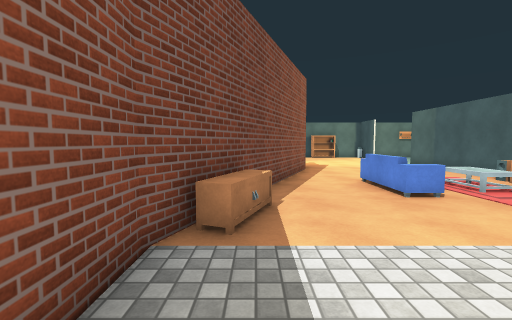
view 1 (above)

16 first-person views from a walk through a Unity game level. The camera is 1.4 m above the floor, tilts 4° down and sees 90° across. The floor is counted in squares, 1 m on a side. Each view is taken from the middle of a square. On the plan, view 1 faces up. The plan holds only what a view shows up to about 13 squares ahead; the rest is blank. The player is left out. Surface patterns are stand-ins for the level's own textures.

view 2
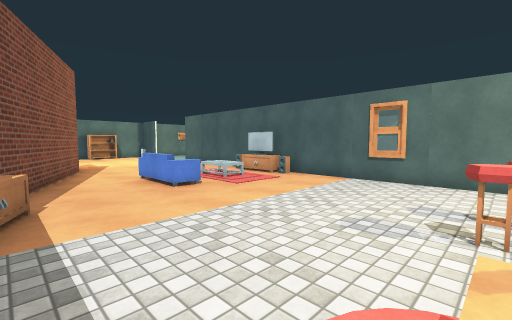

view 3
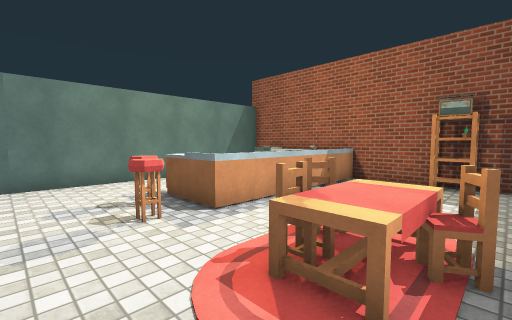

view 4
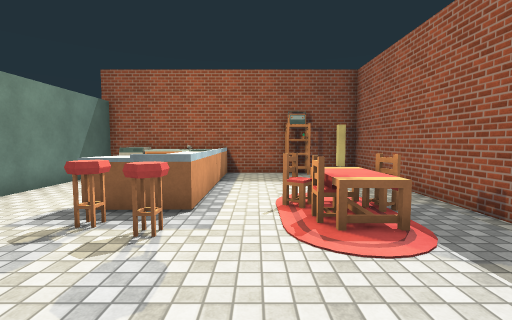

view 5
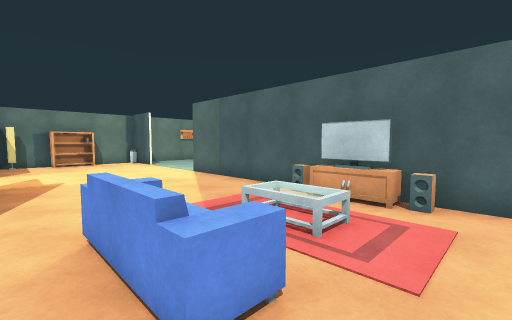

view 6
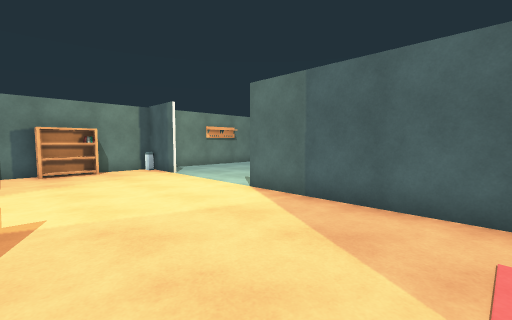

view 7
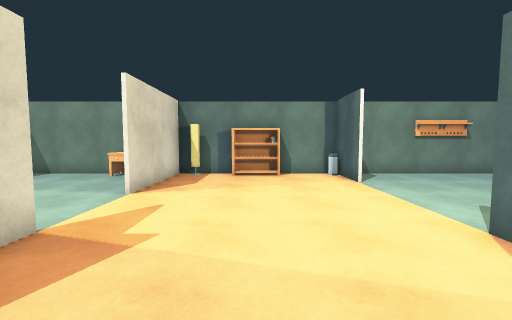

view 8
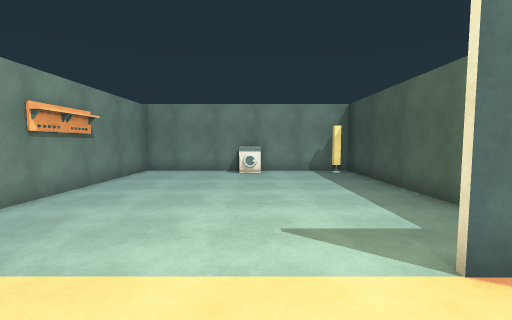

view 9
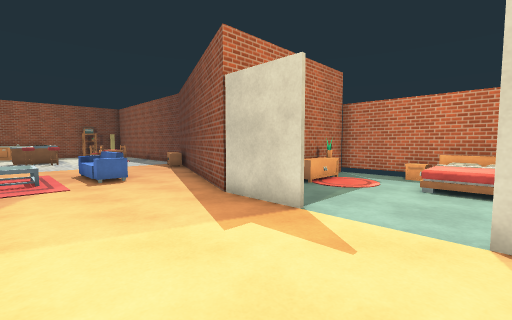

view 10
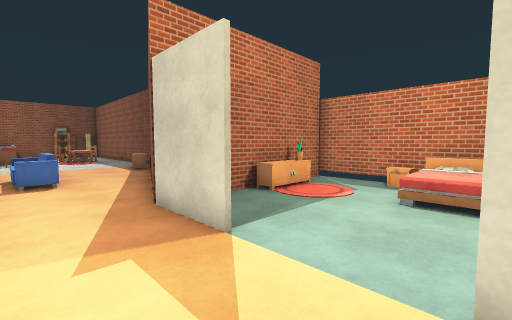

view 11
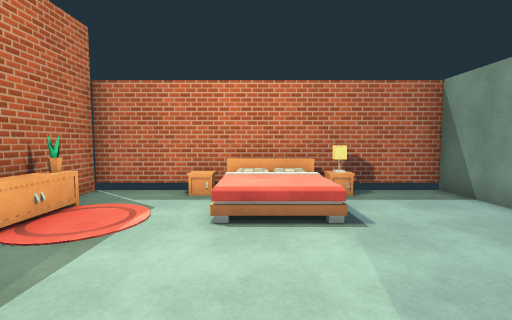

view 12
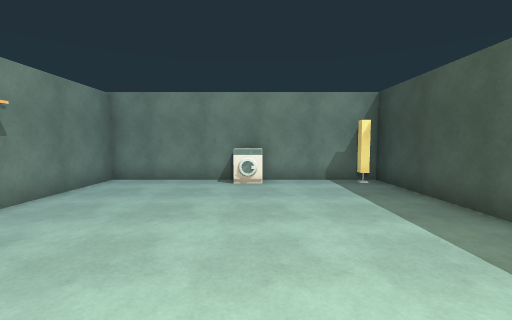

view 13
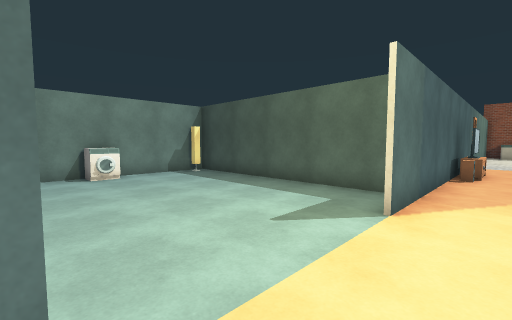

view 14
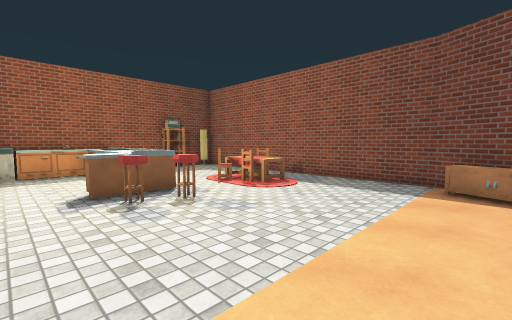

view 15
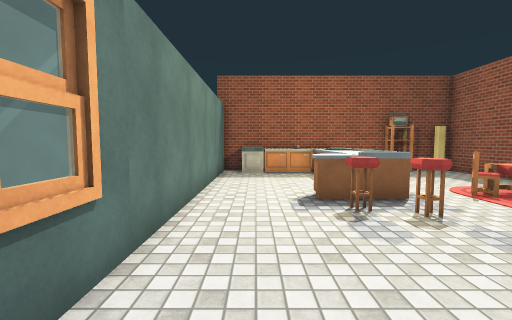

view 16
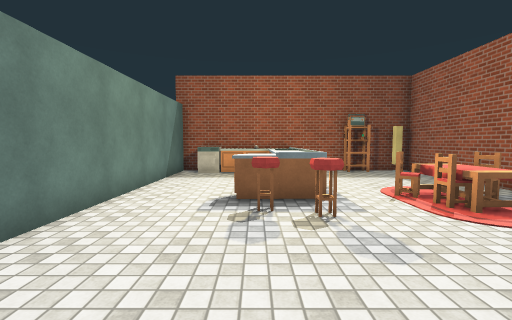

### Floor plan
Key: @ floor where view 1 was taken; # wall or solid block; . floor; = window, fence, low wall or low ledge; S sofa; T table; A TV; R rug; C cabinet; E stove; B bookshelf; Y dryer; K desk; F rack; W washer; G bed; O other object.
Columns run from 5 left of view 1 to 20 right of it. Each row starts with its distance up from view 1.
 23 #####KK ##BBO#O####FF#####
 22 #......K.......#.........#
 21 #......K#......#.........#
 20 #G......#................#
 19 #GGG....#...............W#
 18 #GGG....................W#
 17 #GGG.....................#
 16 #O.......................#
 15 #..  ...#......#.........#
 14 #..OR...#......#........##
 13 #########......###########
 12        #.......#
 11       ##.......#
 10       #........#
  9      ##..SS...O#
  8      #...SSTT.A#
  7     ##...SSTT.A#
  6     #O...S....O#
  5     #O.........#
  4    ##O.........#
  3    #...........#
  2    #...........=
  1    #...........#
  0    #.@.........#
 -1    #..TT.OOO...#
 -2    #.RTT.CCC...#
 -3    #..TT.CCC...#
 -4    #.....CC....#
 -5    #.....CE....#
 -6    #.....EE....#
 -7    #.....CC....#
 -8    ##.OB.CCOCCY#
 -9    #############

Positions as (right, up) in squares from view 1, and headings:
1: (0, 0), facing up
2: (0, -1), facing up-right
3: (0, 1), facing down-right
4: (3, 3), facing down
5: (3, 5), facing up-right
6: (4, 10), facing up-right
7: (6, 12), facing up
8: (7, 18), facing right
9: (7, 19), facing down-left
10: (5, 19), facing down-left
11: (3, 18), facing left
12: (10, 18), facing right
13: (8, 21), facing down-right
14: (8, 5), facing down-left
15: (8, 4), facing down
16: (6, 4), facing down
